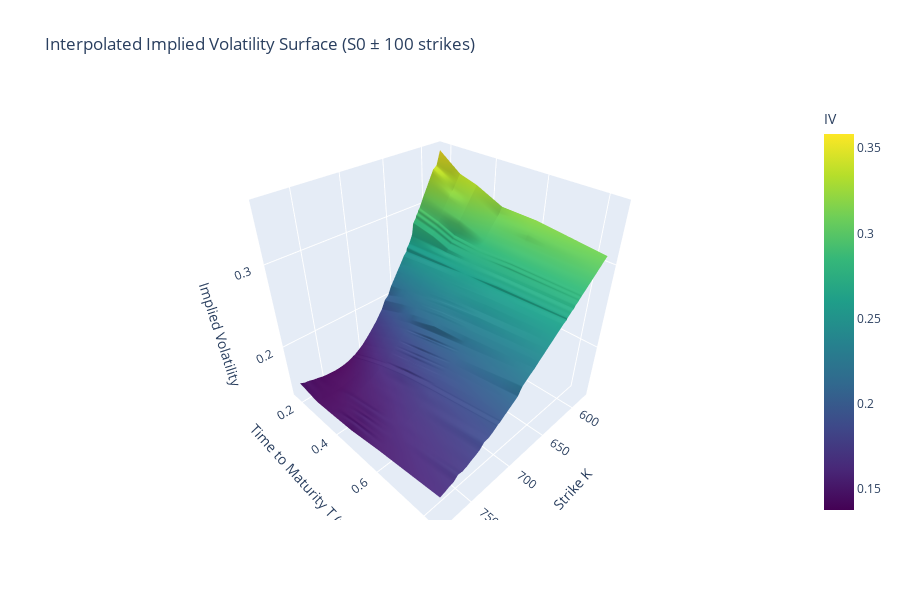

The notebook cell this image was saved under:
### Code cell
k_values = surface.columns.to_numpy(dtype=float)
t_values = surface.index.to_numpy(dtype=float)
KK, TT = np.meshgrid(k_values, t_values)

fig = go.Figure(
    data=[
        go.Surface(
            x=KK,
            y=TT,
            z=IV_surface,
            colorscale='Viridis',
            colorbar=dict(title='IV'),
            showscale=True,
        )
    ]
) 

fig.update_layout(
    title='Interpolated Implied Volatility Surface (S0 ± 100 strikes)',
    scene=dict(
        xaxis_title='Strike K',
        yaxis_title='Time to Maturity T (years)',
        zaxis_title='Implied Volatility',
    ),
    width=900,
    height=600,
)
fig.show()

### Figure 1 — Plotly figure (JSON) as saved in the notebook; plotly's stock layout.template omitted (floating-point values rounded to 4 significant figures; data arrays with more than 128 entries replaced by an {"elided": "..."} marker saying what was removed)
{"data": [{"colorbar": {"title": {"text": "IV"}}, "colorscale": [[0, "#440154"], [0.1111, "#482878"], [0.2222, "#3e4989"], [0.3333, "#31688e"], [0.4444, "#26828e"], [0.5556, "#1f9e89"], [0.6667, "#35b779"], [0.7778, "#6ece58"], [0.8889, "#b5de2b"], [1, "#fde725"]], "showscale": true, "type": "surface", "x": {"elided": "6x111 float values"}, "y": {"elided": "6x111 float values"}, "z": {"elided": "6x111 float values"}}], "layout": {"height": 600, "scene": {"xaxis": {"title": {"text": "Strike K"}}, "yaxis": {"title": {"text": "Time to Maturity T (years)"}}, "zaxis": {"title": {"text": "Implied Volatility"}}}, "title": {"text": "Interpolated Implied Volatility Surface (S0 ± 100 strikes)"}, "width": 900}}
